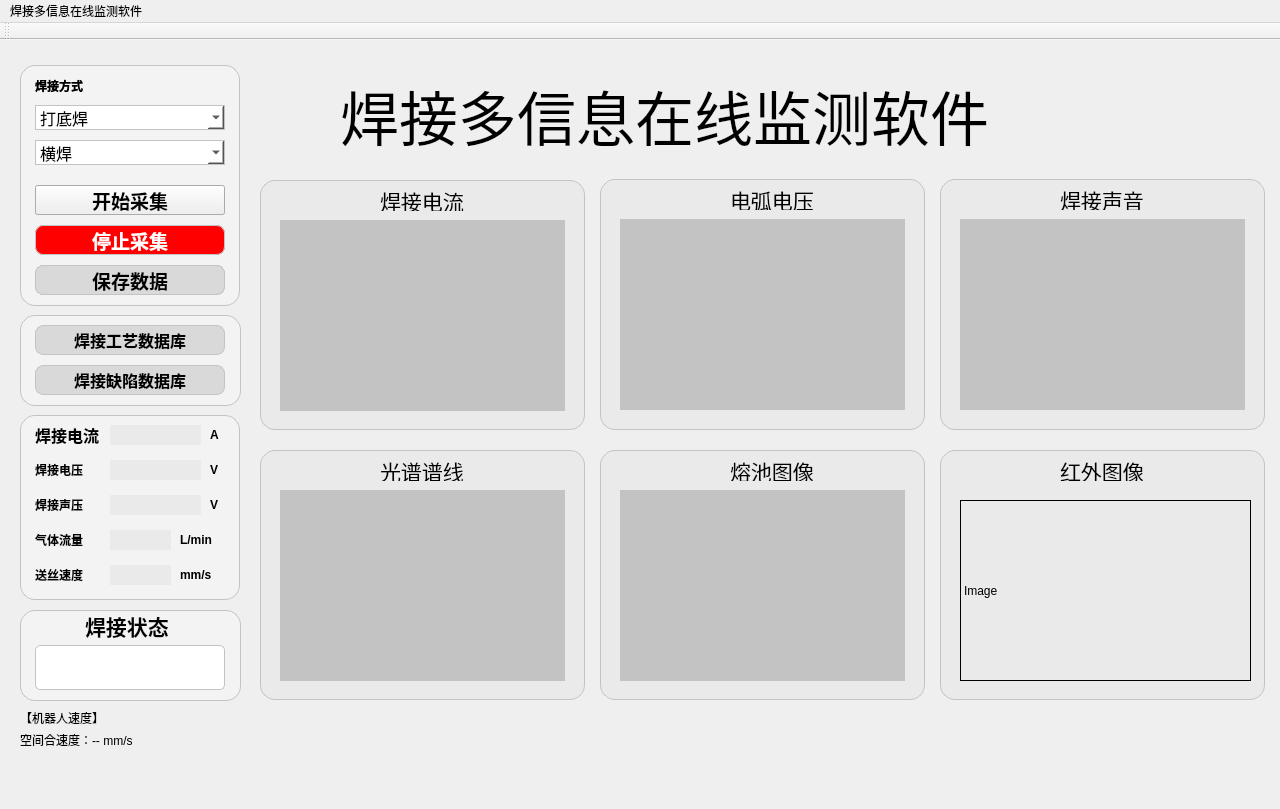
<?xml version="1.0" encoding="UTF-8"?>
<ui version="4.0">
 <class>Menu</class>
 <widget class="QMainWindow" name="Menu">
  <property name="geometry">
   <rect>
    <x>0</x>
    <y>0</y>
    <width>1280</width>
    <height>809</height>
   </rect>
  </property>
  <property name="windowTitle">
   <string>MainWindow</string>
  </property>
  <property name="styleSheet">
   <string notr="true">QMainWindow{
boeder-image:url(:/new/prefix1/background.png);
background:url(:/new/prefix1/background.png)
}</string>
  </property>
  <widget class="QWidget" name="centralWidget">
   <property name="styleSheet">
    <string notr="true"/>
   </property>
   <widget class="QFrame" name="frame">
    <property name="geometry">
     <rect>
      <x>20</x>
      <y>25</y>
      <width>220</width>
      <height>241</height>
     </rect>
    </property>
    <property name="styleSheet">
     <string notr="true">#frame{
background-color:rgb(243, 243, 243);
border: 1px solid rgb(195, 195, 195);
border-radius: 15px;

}</string>
    </property>
    <property name="frameShape">
     <enum>QFrame::Shape::NoFrame</enum>
    </property>
    <widget class="QLabel" name="label">
     <property name="geometry">
      <rect>
       <x>15</x>
       <y>10</y>
       <width>81</width>
       <height>21</height>
      </rect>
     </property>
     <property name="styleSheet">
      <string notr="true">font: 25 12pt &quot;微软雅黑 Light&quot;;
font-weight: bold; /* 设置字重（加粗） */
</string>
     </property>
     <property name="text">
      <string>焊接方式</string>
     </property>
    </widget>
    <widget class="QPushButton" name="pushButton">
     <property name="geometry">
      <rect>
       <x>15</x>
       <y>120</y>
       <width>190</width>
       <height>30</height>
      </rect>
     </property>
     <property name="font">
      <font>
       <family>微软雅黑</family>
       <pointsize>14</pointsize>
       <bold>true</bold>
      </font>
     </property>
     <property name="styleSheet">
      <string notr="true">background-color:rgb(0, 170, 0);
border: 1px solid rgb(195, 195, 195);
border-radius: 8px;
color:rgb(255, 255, 255);
pressed{
background-color:rgb(0, 106, 0);
border: 1px solid rgb(195, 195, 195);
border-radius: 8px;
color:rgb(255, 255, 255);
}</string>
     </property>
     <property name="text">
      <string>开始采集</string>
     </property>
    </widget>
    <widget class="QPushButton" name="pushButton_2">
     <property name="geometry">
      <rect>
       <x>15</x>
       <y>160</y>
       <width>190</width>
       <height>30</height>
      </rect>
     </property>
     <property name="font">
      <font>
       <family>微软雅黑</family>
       <pointsize>14</pointsize>
       <bold>true</bold>
      </font>
     </property>
     <property name="styleSheet">
      <string notr="true">background-color:rgb(255, 0, 0);
border: 1px solid rgb(195, 195, 195);
border-radius: 8px;
color:rgb(255, 255, 255)</string>
     </property>
     <property name="text">
      <string>停止采集</string>
     </property>
    </widget>
    <widget class="QPushButton" name="pushButton_3">
     <property name="geometry">
      <rect>
       <x>15</x>
       <y>200</y>
       <width>190</width>
       <height>30</height>
      </rect>
     </property>
     <property name="font">
      <font>
       <family>微软雅黑</family>
       <pointsize>14</pointsize>
       <bold>true</bold>
      </font>
     </property>
     <property name="styleSheet">
      <string notr="true">background-color:rgb(217, 217, 217);
border: 1px solid rgb(195, 195, 195);
border-radius: 8px;
</string>
     </property>
     <property name="text">
      <string>保存数据</string>
     </property>
    </widget>
    <widget class="QFrame" name="frame_16">
     <property name="geometry">
      <rect>
       <x>0</x>
       <y>0</y>
       <width>220</width>
       <height>241</height>
      </rect>
     </property>
     <property name="styleSheet">
      <string notr="true">#frame{
background-color:rgb(243, 243, 243);
border: 1px solid rgb(195, 195, 195);
border-radius: 15px;

}</string>
     </property>
     <property name="frameShape">
      <enum>QFrame::Shape::NoFrame</enum>
     </property>
     <widget class="QLabel" name="label_15">
      <property name="geometry">
       <rect>
        <x>15</x>
        <y>10</y>
        <width>81</width>
        <height>21</height>
       </rect>
      </property>
      <property name="styleSheet">
       <string notr="true">font: 25 12pt &quot;微软雅黑 Light&quot;;
font-weight: bold; /* 设置字重（加粗） */
</string>
      </property>
      <property name="text">
       <string>焊接方式</string>
      </property>
     </widget>
     <widget class="QComboBox" name="comboBox_3">
      <property name="geometry">
       <rect>
        <x>15</x>
        <y>40</y>
        <width>190</width>
        <height>25</height>
       </rect>
      </property>
      <property name="font">
       <font>
        <family>微软雅黑</family>
        <pointsize>12</pointsize>
       </font>
      </property>
      <property name="styleSheet">
       <string notr="true">background-color:rgb(255, 255, 255);
border: 1px solid rgb(195, 195, 195);
</string>
      </property>
      <property name="frame">
       <bool>true</bool>
      </property>
      <item>
       <property name="text">
        <string>打底焊</string>
       </property>
      </item>
      <item>
       <property name="text">
        <string>填充焊</string>
       </property>
      </item>
     </widget>
     <widget class="QComboBox" name="comboBox_4">
      <property name="geometry">
       <rect>
        <x>15</x>
        <y>75</y>
        <width>190</width>
        <height>25</height>
       </rect>
      </property>
      <property name="font">
       <font>
        <family>微软雅黑</family>
        <pointsize>12</pointsize>
       </font>
      </property>
      <property name="styleSheet">
       <string notr="true">background-color:rgb(255, 255, 255);
border: 1px solid rgb(195, 195, 195);
</string>
      </property>
      <property name="frame">
       <bool>true</bool>
      </property>
      <item>
       <property name="text">
        <string>横焊</string>
       </property>
      </item>
      <item>
       <property name="text">
        <string>立焊</string>
       </property>
      </item>
     </widget>
     <widget class="QPushButton" name="startButton">
      <property name="geometry">
       <rect>
        <x>15</x>
        <y>120</y>
        <width>190</width>
        <height>30</height>
       </rect>
      </property>
      <property name="font">
       <font>
        <family>微软雅黑</family>
        <pointsize>14</pointsize>
        <bold>true</bold>
       </font>
      </property>
      <property name="styleSheet">
       <string notr="true">background-color:rgb(0, 170, 0);
border: 1px solid rgb(195, 195, 195);
border-radius: 8px;
color:rgb(255, 255, 255);
pressed{
background-color:rgb(0, 106, 0);
border: 1px solid rgb(195, 195, 195);
border-radius: 8px;
color:rgb(255, 255, 255);
}</string>
      </property>
      <property name="text">
       <string>开始采集</string>
      </property>
     </widget>
     <widget class="QPushButton" name="stopButton">
      <property name="geometry">
       <rect>
        <x>15</x>
        <y>160</y>
        <width>190</width>
        <height>30</height>
       </rect>
      </property>
      <property name="font">
       <font>
        <family>微软雅黑</family>
        <pointsize>14</pointsize>
        <bold>true</bold>
       </font>
      </property>
      <property name="styleSheet">
       <string notr="true">background-color:rgb(255, 0, 0);
border: 1px solid rgb(195, 195, 195);
border-radius: 8px;
color:rgb(255, 255, 255)</string>
      </property>
      <property name="text">
       <string>停止采集</string>
      </property>
     </widget>
     <widget class="QPushButton" name="saveButton">
      <property name="geometry">
       <rect>
        <x>15</x>
        <y>200</y>
        <width>190</width>
        <height>30</height>
       </rect>
      </property>
      <property name="font">
       <font>
        <family>微软雅黑</family>
        <pointsize>14</pointsize>
        <bold>true</bold>
       </font>
      </property>
      <property name="styleSheet">
       <string notr="true">background-color:rgb(217, 217, 217);
border: 1px solid rgb(195, 195, 195);
border-radius: 8px;
</string>
      </property>
      <property name="text">
       <string>保存数据</string>
      </property>
     </widget>
    </widget>
   </widget>
   <widget class="QFrame" name="frame_2">
    <property name="geometry">
     <rect>
      <x>20</x>
      <y>375</y>
      <width>220</width>
      <height>185</height>
     </rect>
    </property>
    <property name="styleSheet">
     <string notr="true">#frame_2{
background-color:rgb(243, 243, 243);
border: 1px solid rgb(195, 195, 195);
border-radius: 15px;

}</string>
    </property>
    <property name="frameShape">
     <enum>QFrame::Shape::NoFrame</enum>
    </property>
    <widget class="QLabel" name="label_2">
     <property name="geometry">
      <rect>
       <x>15</x>
       <y>10</y>
       <width>80</width>
       <height>20</height>
      </rect>
     </property>
     <property name="font">
      <font>
       <family>微软雅黑 Light</family>
       <pointsize>12</pointsize>
       <italic>false</italic>
       <bold>true</bold>
      </font>
     </property>
     <property name="styleSheet">
      <string notr="true">font: 25 12pt &quot;微软雅黑 Light&quot;;
font-weight: bold; /* 设置字重（加粗） */
</string>
     </property>
     <property name="text">
      <string>焊接电流</string>
     </property>
    </widget>
    <widget class="QLineEdit" name="elecShow">
     <property name="geometry">
      <rect>
       <x>90</x>
       <y>10</y>
       <width>91</width>
       <height>20</height>
      </rect>
     </property>
     <property name="styleSheet">
      <string notr="true">background-color:rgb(234, 234, 234);
border:rgb(234, 234, 234)</string>
     </property>
    </widget>
    <widget class="QLabel" name="label_3">
     <property name="geometry">
      <rect>
       <x>15</x>
       <y>45</y>
       <width>80</width>
       <height>20</height>
      </rect>
     </property>
     <property name="styleSheet">
      <string notr="true">font: 25 12pt &quot;微软雅黑 Light&quot;;
font-weight: bold; /* 设置字重（加粗） */
</string>
     </property>
     <property name="text">
      <string>焊接电压</string>
     </property>
    </widget>
    <widget class="QLabel" name="label_4">
     <property name="geometry">
      <rect>
       <x>190</x>
       <y>10</y>
       <width>21</width>
       <height>20</height>
      </rect>
     </property>
     <property name="styleSheet">
      <string notr="true">font: 25 12pt &quot;微软雅黑 Light&quot;;
font-weight: bold; /* 设置字重（加粗） */
</string>
     </property>
     <property name="text">
      <string>A</string>
     </property>
    </widget>
    <widget class="QLineEdit" name="voltShow">
     <property name="geometry">
      <rect>
       <x>90</x>
       <y>45</y>
       <width>91</width>
       <height>20</height>
      </rect>
     </property>
     <property name="styleSheet">
      <string notr="true">background-color:rgb(234, 234, 234);
border:rgb(234, 234, 234)</string>
     </property>
    </widget>
    <widget class="QLabel" name="label_5">
     <property name="geometry">
      <rect>
       <x>190</x>
       <y>45</y>
       <width>21</width>
       <height>20</height>
      </rect>
     </property>
     <property name="styleSheet">
      <string notr="true">font: 25 12pt &quot;微软雅黑 Light&quot;;
font-weight: bold; /* 设置字重（加粗） */
</string>
     </property>
     <property name="text">
      <string>V</string>
     </property>
    </widget>
    <widget class="QLabel" name="label_6">
     <property name="geometry">
      <rect>
       <x>15</x>
       <y>80</y>
       <width>80</width>
       <height>20</height>
      </rect>
     </property>
     <property name="styleSheet">
      <string notr="true">font: 25 12pt &quot;微软雅黑 Light&quot;;
font-weight: bold; /* 设置字重（加粗） */
</string>
     </property>
     <property name="text">
      <string>焊接声压</string>
     </property>
    </widget>
    <widget class="QLineEdit" name="soundShow">
     <property name="geometry">
      <rect>
       <x>90</x>
       <y>80</y>
       <width>91</width>
       <height>20</height>
      </rect>
     </property>
     <property name="styleSheet">
      <string notr="true">background-color:rgb(234, 234, 234);
border:rgb(234, 234, 234)</string>
     </property>
    </widget>
    <widget class="QLabel" name="label_7">
     <property name="geometry">
      <rect>
       <x>190</x>
       <y>80</y>
       <width>21</width>
       <height>20</height>
      </rect>
     </property>
     <property name="styleSheet">
      <string notr="true">font: 25 12pt &quot;微软雅黑 Light&quot;;
font-weight: bold; /* 设置字重（加粗） */
</string>
     </property>
     <property name="text">
      <string>V</string>
     </property>
    </widget>
    <widget class="QLabel" name="label_8">
     <property name="geometry">
      <rect>
       <x>15</x>
       <y>115</y>
       <width>80</width>
       <height>20</height>
      </rect>
     </property>
     <property name="styleSheet">
      <string notr="true">font: 25 12pt &quot;微软雅黑 Light&quot;;
font-weight: bold; /* 设置字重（加粗） */
</string>
     </property>
     <property name="text">
      <string>气体流量</string>
     </property>
    </widget>
    <widget class="QLineEdit" name="flowShow">
     <property name="geometry">
      <rect>
       <x>90</x>
       <y>115</y>
       <width>61</width>
       <height>20</height>
      </rect>
     </property>
     <property name="styleSheet">
      <string notr="true">background-color:rgb(234, 234, 234);
border:rgb(234, 234, 234)</string>
     </property>
    </widget>
    <widget class="QLabel" name="label_9">
     <property name="geometry">
      <rect>
       <x>160</x>
       <y>115</y>
       <width>51</width>
       <height>20</height>
      </rect>
     </property>
     <property name="styleSheet">
      <string notr="true">font: 25 12pt &quot;微软雅黑 Light&quot;;
font-weight: bold; /* 设置字重（加粗） */
</string>
     </property>
     <property name="text">
      <string>L/min</string>
     </property>
    </widget>
    <widget class="QLabel" name="label_10">
     <property name="geometry">
      <rect>
       <x>15</x>
       <y>150</y>
       <width>80</width>
       <height>20</height>
      </rect>
     </property>
     <property name="styleSheet">
      <string notr="true">font: 25 12pt &quot;微软雅黑 Light&quot;;
font-weight: bold; /* 设置字重（加粗） */
</string>
     </property>
     <property name="text">
      <string>送丝速度</string>
     </property>
    </widget>
    <widget class="QLabel" name="label_12">
     <property name="geometry">
      <rect>
       <x>160</x>
       <y>150</y>
       <width>51</width>
       <height>20</height>
      </rect>
     </property>
     <property name="styleSheet">
      <string notr="true">font: 25 12pt &quot;微软雅黑 Light&quot;;
font-weight: bold; /* 设置字重（加粗） */
</string>
     </property>
     <property name="text">
      <string>mm/s</string>
     </property>
    </widget>
    <widget class="QLineEdit" name="wireSpeedShow">
     <property name="geometry">
      <rect>
       <x>90</x>
       <y>150</y>
       <width>61</width>
       <height>20</height>
      </rect>
     </property>
     <property name="styleSheet">
      <string notr="true">background-color:rgb(234, 234, 234);
border:rgb(234, 234, 234)</string>
     </property>
    </widget>
   </widget>
   <widget class="QFrame" name="frame_3">
    <property name="geometry">
     <rect>
      <x>20</x>
      <y>570</y>
      <width>221</width>
      <height>91</height>
     </rect>
    </property>
    <property name="styleSheet">
     <string notr="true">#frame_3{
background-color:rgb(243, 243, 243);
border: 1px solid rgb(195, 195, 195);
border-radius: 15px;

}</string>
    </property>
    <property name="frameShape">
     <enum>QFrame::Shape::NoFrame</enum>
    </property>
    <widget class="QLabel" name="label_11">
     <property name="geometry">
      <rect>
       <x>65</x>
       <y>0</y>
       <width>91</width>
       <height>31</height>
      </rect>
     </property>
     <property name="font">
      <font>
       <family>微软雅黑 Light</family>
       <pointsize>16</pointsize>
       <italic>false</italic>
       <bold>true</bold>
      </font>
     </property>
     <property name="styleSheet">
      <string notr="true">font: 25 16pt &quot;微软雅黑 Light&quot;;
font-weight: bold; /* 设置字重（加粗） */
</string>
     </property>
     <property name="text">
      <string>焊接状态</string>
     </property>
    </widget>
    <widget class="QLineEdit" name="weldingstatus">
     <property name="geometry">
      <rect>
       <x>15</x>
       <y>35</y>
       <width>190</width>
       <height>45</height>
      </rect>
     </property>
     <property name="font">
      <font>
       <family>等线</family>
       <pointsize>28</pointsize>
       <bold>true</bold>
      </font>
     </property>
     <property name="styleSheet">
      <string notr="true">QLineEdit{
background-color:;
border: 1px solid rgb(195, 195, 195);
border-radius: 5px;
}</string>
     </property>
    </widget>
   </widget>
   <widget class="QLabel" name="label_13">
    <property name="geometry">
     <rect>
      <x>340</x>
      <y>30</y>
      <width>661</width>
      <height>91</height>
     </rect>
    </property>
    <property name="font">
     <font>
      <family>楷体</family>
      <pointsize>44</pointsize>
      <bold>false</bold>
     </font>
    </property>
    <property name="layoutDirection">
     <enum>Qt::LayoutDirection::LeftToRight</enum>
    </property>
    <property name="text">
     <string>焊接多信息在线监测软件</string>
    </property>
   </widget>
   <widget class="QFrame" name="frame_4">
    <property name="geometry">
     <rect>
      <x>260</x>
      <y>140</y>
      <width>325</width>
      <height>250</height>
     </rect>
    </property>
    <property name="styleSheet">
     <string notr="true">#frame_4{
background-color:rgb(234, 234, 234);
border: 1px solid rgb(195, 195, 195);
border-radius: 15px;

}</string>
    </property>
    <property name="frameShape">
     <enum>QFrame::Shape::NoFrame</enum>
    </property>
    <widget class="QLabel" name="label_34">
     <property name="geometry">
      <rect>
       <x>120</x>
       <y>10</y>
       <width>91</width>
       <height>21</height>
      </rect>
     </property>
     <property name="font">
      <font>
       <family>微软雅黑</family>
       <pointsize>16</pointsize>
       <italic>false</italic>
       <bold>false</bold>
      </font>
     </property>
     <property name="styleSheet">
      <string notr="true"/>
     </property>
     <property name="text">
      <string>焊接电流</string>
     </property>
    </widget>
    <widget class="QCustomPlot" name="currentPlot" native="true">
     <property name="geometry">
      <rect>
       <x>20</x>
       <y>40</y>
       <width>285</width>
       <height>191</height>
      </rect>
     </property>
     <property name="styleSheet">
      <string notr="true">background-color:rgb(195, 195, 195);
border: 2px solid rgb(195, 195, 195);
border-radius: 0px;</string>
     </property>
    </widget>
    <widget class="QFrame" name="currentground">
     <property name="geometry">
      <rect>
       <x>20</x>
       <y>40</y>
       <width>285</width>
       <height>191</height>
      </rect>
     </property>
     <property name="styleSheet">
      <string notr="true">background-color:rgb(195, 195, 195);
border: 2px solid rgb(195, 195, 195);
border-radius: 0px;</string>
     </property>
     <property name="frameShape">
      <enum>QFrame::Shape::NoFrame</enum>
     </property>
    </widget>
    <zorder>label_34</zorder>
    <zorder>currentground</zorder>
    <zorder>currentPlot</zorder>
   </widget>
   <widget class="QFrame" name="frame_5">
    <property name="geometry">
     <rect>
      <x>600</x>
      <y>139</y>
      <width>325</width>
      <height>251</height>
     </rect>
    </property>
    <property name="styleSheet">
     <string notr="true">#frame_5{
background-color:rgb(234, 234, 234);
border: 1px solid rgb(195, 195, 195);
border-radius: 15px;

}</string>
    </property>
    <property name="frameShape">
     <enum>QFrame::Shape::NoFrame</enum>
    </property>
    <widget class="QLabel" name="label_35">
     <property name="geometry">
      <rect>
       <x>130</x>
       <y>10</y>
       <width>91</width>
       <height>21</height>
      </rect>
     </property>
     <property name="font">
      <font>
       <family>微软雅黑</family>
       <pointsize>16</pointsize>
       <italic>false</italic>
       <bold>false</bold>
      </font>
     </property>
     <property name="styleSheet">
      <string notr="true"/>
     </property>
     <property name="text">
      <string>电弧电压</string>
     </property>
    </widget>
    <widget class="QCustomPlot" name="voltagePlot" native="true">
     <property name="geometry">
      <rect>
       <x>20</x>
       <y>40</y>
       <width>285</width>
       <height>191</height>
      </rect>
     </property>
     <property name="styleSheet">
      <string notr="true">background-color:rgb(195, 195, 195);
border: 2px solid rgb(195, 195, 195);
border-radius: 0px;</string>
     </property>
    </widget>
    <widget class="QFrame" name="voltageground">
     <property name="geometry">
      <rect>
       <x>20</x>
       <y>40</y>
       <width>285</width>
       <height>191</height>
      </rect>
     </property>
     <property name="styleSheet">
      <string notr="true">background-color:rgb(195, 195, 195);
border: 2px solid rgb(195, 195, 195);
border-radius: 0px;</string>
     </property>
     <property name="frameShape">
      <enum>QFrame::Shape::NoFrame</enum>
     </property>
    </widget>
    <zorder>label_35</zorder>
    <zorder>voltageground</zorder>
    <zorder>voltagePlot</zorder>
   </widget>
   <widget class="QFrame" name="frame_6">
    <property name="geometry">
     <rect>
      <x>940</x>
      <y>139</y>
      <width>325</width>
      <height>251</height>
     </rect>
    </property>
    <property name="styleSheet">
     <string notr="true">#frame_6{
background-color:rgb(234, 234, 234);
border: 1px solid rgb(195, 195, 195);
border-radius: 15px;

}</string>
    </property>
    <property name="frameShape">
     <enum>QFrame::Shape::NoFrame</enum>
    </property>
    <widget class="QLabel" name="label_36">
     <property name="geometry">
      <rect>
       <x>120</x>
       <y>10</y>
       <width>91</width>
       <height>21</height>
      </rect>
     </property>
     <property name="font">
      <font>
       <family>微软雅黑</family>
       <pointsize>16</pointsize>
       <italic>false</italic>
       <bold>false</bold>
      </font>
     </property>
     <property name="styleSheet">
      <string notr="true"/>
     </property>
     <property name="text">
      <string>焊接声音</string>
     </property>
    </widget>
    <widget class="QCustomPlot" name="soundPlot" native="true">
     <property name="geometry">
      <rect>
       <x>20</x>
       <y>40</y>
       <width>285</width>
       <height>191</height>
      </rect>
     </property>
     <property name="styleSheet">
      <string notr="true">background-color:rgb(195, 195, 195);
border: 2px solid rgb(195, 195, 195);
border-radius: 0px;</string>
     </property>
    </widget>
    <widget class="QFrame" name="soundground">
     <property name="geometry">
      <rect>
       <x>20</x>
       <y>40</y>
       <width>285</width>
       <height>191</height>
      </rect>
     </property>
     <property name="styleSheet">
      <string notr="true">background-color:rgb(195, 195, 195);
border: 2px solid rgb(195, 195, 195);
border-radius: 0px;</string>
     </property>
     <property name="frameShape">
      <enum>QFrame::Shape::NoFrame</enum>
     </property>
    </widget>
    <zorder>label_36</zorder>
    <zorder>soundground</zorder>
    <zorder>soundPlot</zorder>
   </widget>
   <widget class="QFrame" name="frame_7">
    <property name="geometry">
     <rect>
      <x>260</x>
      <y>410</y>
      <width>325</width>
      <height>250</height>
     </rect>
    </property>
    <property name="styleSheet">
     <string notr="true">#frame_7{
background-color:rgb(234, 234, 234);
border: 1px solid rgb(195, 195, 195);
border-radius: 15px;

}</string>
    </property>
    <property name="frameShape">
     <enum>QFrame::Shape::NoFrame</enum>
    </property>
    <widget class="QLabel" name="label_37">
     <property name="geometry">
      <rect>
       <x>120</x>
       <y>10</y>
       <width>91</width>
       <height>21</height>
      </rect>
     </property>
     <property name="font">
      <font>
       <family>微软雅黑</family>
       <pointsize>16</pointsize>
       <italic>false</italic>
       <bold>false</bold>
      </font>
     </property>
     <property name="styleSheet">
      <string notr="true"/>
     </property>
     <property name="text">
      <string>光谱谱线</string>
     </property>
    </widget>
    <widget class="QCustomPlot" name="specPlot" native="true">
     <property name="geometry">
      <rect>
       <x>20</x>
       <y>40</y>
       <width>285</width>
       <height>191</height>
      </rect>
     </property>
     <property name="styleSheet">
      <string notr="true">background-color:rgb(195, 195, 195);
border: 2px solid rgb(195, 195, 195);
border-radius: 0px;</string>
     </property>
    </widget>
    <widget class="QFrame" name="specground">
     <property name="geometry">
      <rect>
       <x>20</x>
       <y>40</y>
       <width>285</width>
       <height>191</height>
      </rect>
     </property>
     <property name="styleSheet">
      <string notr="true">background-color:rgb(195, 195, 195);
border: 2px solid rgb(195, 195, 195);
border-radius: 0px;</string>
     </property>
     <property name="frameShape">
      <enum>QFrame::Shape::NoFrame</enum>
     </property>
    </widget>
    <zorder>label_37</zorder>
    <zorder>specground</zorder>
    <zorder>specPlot</zorder>
   </widget>
   <widget class="QFrame" name="frame_8">
    <property name="geometry">
     <rect>
      <x>600</x>
      <y>410</y>
      <width>325</width>
      <height>250</height>
     </rect>
    </property>
    <property name="styleSheet">
     <string notr="true">#frame_8{
background-color:rgb(234, 234, 234);
border: 1px solid rgb(195, 195, 195);
border-radius: 15px;

}</string>
    </property>
    <property name="frameShape">
     <enum>QFrame::Shape::NoFrame</enum>
    </property>
    <widget class="QLabel" name="label_38">
     <property name="geometry">
      <rect>
       <x>130</x>
       <y>10</y>
       <width>91</width>
       <height>21</height>
      </rect>
     </property>
     <property name="font">
      <font>
       <family>微软雅黑</family>
       <pointsize>16</pointsize>
       <italic>false</italic>
       <bold>false</bold>
      </font>
     </property>
     <property name="styleSheet">
      <string notr="true"/>
     </property>
     <property name="text">
      <string>熔池图像</string>
     </property>
    </widget>
    <widget class="QGraphicsView" name="gvMain">
     <property name="geometry">
      <rect>
       <x>20</x>
       <y>40</y>
       <width>285</width>
       <height>191</height>
      </rect>
     </property>
     <property name="styleSheet">
      <string notr="true">background-color:rgb(195, 195, 195);
border: 2px solid rgb(195, 195, 195);
border-radius: 0px;</string>
     </property>
    </widget>
   </widget>
   <widget class="QFrame" name="frame_9">
    <property name="geometry">
     <rect>
      <x>940</x>
      <y>410</y>
      <width>325</width>
      <height>250</height>
     </rect>
    </property>
    <property name="styleSheet">
     <string notr="true">#frame_9{
background-color:rgb(234, 234, 234);
border: 1px solid rgb(195, 195, 195);
border-radius: 15px;

}</string>
    </property>
    <property name="frameShape">
     <enum>QFrame::Shape::NoFrame</enum>
    </property>
    <widget class="QLabel" name="label_39">
     <property name="geometry">
      <rect>
       <x>120</x>
       <y>10</y>
       <width>91</width>
       <height>21</height>
      </rect>
     </property>
     <property name="font">
      <font>
       <family>微软雅黑</family>
       <pointsize>16</pointsize>
       <italic>false</italic>
       <bold>false</bold>
      </font>
     </property>
     <property name="styleSheet">
      <string notr="true"/>
     </property>
     <property name="text">
      <string>红外图像</string>
     </property>
    </widget>
    <widget class="QLabel" name="lblImage">
     <property name="geometry">
      <rect>
       <x>20</x>
       <y>50</y>
       <width>291</width>
       <height>181</height>
      </rect>
     </property>
     <property name="sizePolicy">
      <sizepolicy hsizetype="Preferred" vsizetype="Preferred">
       <horstretch>0</horstretch>
       <verstretch>0</verstretch>
      </sizepolicy>
     </property>
     <property name="styleSheet">
      <string notr="true">color: black; border: 1px solid black</string>
     </property>
     <property name="text">
      <string>Image</string>
     </property>
     <property name="scaledContents">
      <bool>true</bool>
     </property>
    </widget>
   </widget>
   <widget class="QLabel" name="label_14">
    <property name="geometry">
     <rect>
      <x>1040</x>
      <y>50</y>
      <width>191</width>
      <height>61</height>
     </rect>
    </property>
    <property name="text">
     <string/>
    </property>
    <property name="pixmap">
     <pixmap resource="resource.qrc">:/new/prefix1/logo2.png</pixmap>
    </property>
   </widget>
   <widget class="QFrame" name="frame_17">
    <property name="geometry">
     <rect>
      <x>20</x>
      <y>275</y>
      <width>221</width>
      <height>91</height>
     </rect>
    </property>
    <property name="styleSheet">
     <string notr="true">#frame_17{
background-color:rgb(243, 243, 243);
border: 1px solid rgb(195, 195, 195);
border-radius: 15px;

}</string>
    </property>
    <property name="frameShape">
     <enum>QFrame::Shape::NoFrame</enum>
    </property>
    <widget class="QPushButton" name="pushButton_9">
     <property name="geometry">
      <rect>
       <x>15</x>
       <y>10</y>
       <width>190</width>
       <height>30</height>
      </rect>
     </property>
     <property name="font">
      <font>
       <family>微软雅黑</family>
       <pointsize>12</pointsize>
       <bold>true</bold>
      </font>
     </property>
     <property name="styleSheet">
      <string notr="true">background-color:rgb(217, 217, 217);
border: 1px solid rgb(195, 195, 195);
border-radius: 8px;</string>
     </property>
     <property name="text">
      <string>焊接工艺数据库</string>
     </property>
    </widget>
    <widget class="QPushButton" name="pushButton_5">
     <property name="geometry">
      <rect>
       <x>15</x>
       <y>50</y>
       <width>190</width>
       <height>30</height>
      </rect>
     </property>
     <property name="font">
      <font>
       <family>微软雅黑</family>
       <pointsize>12</pointsize>
       <bold>true</bold>
      </font>
     </property>
     <property name="styleSheet">
      <string notr="true">background-color:rgb(217, 217, 217);
border: 1px solid rgb(195, 195, 195);
border-radius: 8px;</string>
     </property>
     <property name="text">
      <string>焊接缺陷数据库</string>
     </property>
    </widget>
   </widget>
   <widget class="QLabel" name="label_speed_total">
    <property name="geometry">
     <rect>
      <x>20</x>
      <y>690</y>
      <width>250</width>
      <height>20</height>
     </rect>
    </property>
    <property name="text">
     <string>空间合速度：-- mm/s</string>
    </property>
   </widget>
   <widget class="QLabel" name="label_16">
    <property name="geometry">
     <rect>
      <x>20</x>
      <y>670</y>
      <width>91</width>
      <height>16</height>
     </rect>
    </property>
    <property name="text">
     <string>【机器人速度】</string>
    </property>
   </widget>
   <zorder>frame_17</zorder>
   <zorder>frame</zorder>
   <zorder>frame_2</zorder>
   <zorder>frame_3</zorder>
   <zorder>label_13</zorder>
   <zorder>frame_4</zorder>
   <zorder>frame_5</zorder>
   <zorder>frame_6</zorder>
   <zorder>frame_7</zorder>
   <zorder>frame_8</zorder>
   <zorder>frame_9</zorder>
   <zorder>label_14</zorder>
   <zorder>label_speed_total</zorder>
   <zorder>label_16</zorder>
  </widget>
  <widget class="QMenuBar" name="menuBar">
   <property name="geometry">
    <rect>
     <x>0</x>
     <y>0</y>
     <width>1280</width>
     <height>21</height>
    </rect>
   </property>
   <widget class="QMenu" name="menu">
    <property name="title">
     <string>焊接多信息在线监测软件</string>
    </property>
   </widget>
   <addaction name="menu"/>
  </widget>
  <widget class="QToolBar" name="mainToolBar">
   <attribute name="toolBarArea">
    <enum>TopToolBarArea</enum>
   </attribute>
   <attribute name="toolBarBreak">
    <bool>false</bool>
   </attribute>
  </widget>
 </widget>
 <layoutdefault spacing="6" margin="11"/>
 <customwidgets>
  <customwidget>
   <class>QCustomPlot</class>
   <extends>QWidget</extends>
   <header>../../qcustomplot.h</header>
   <container>1</container>
  </customwidget>
 </customwidgets>
 <resources>
  <include location="resource.qrc"/>
 </resources>
 <connections/>
</ui>
